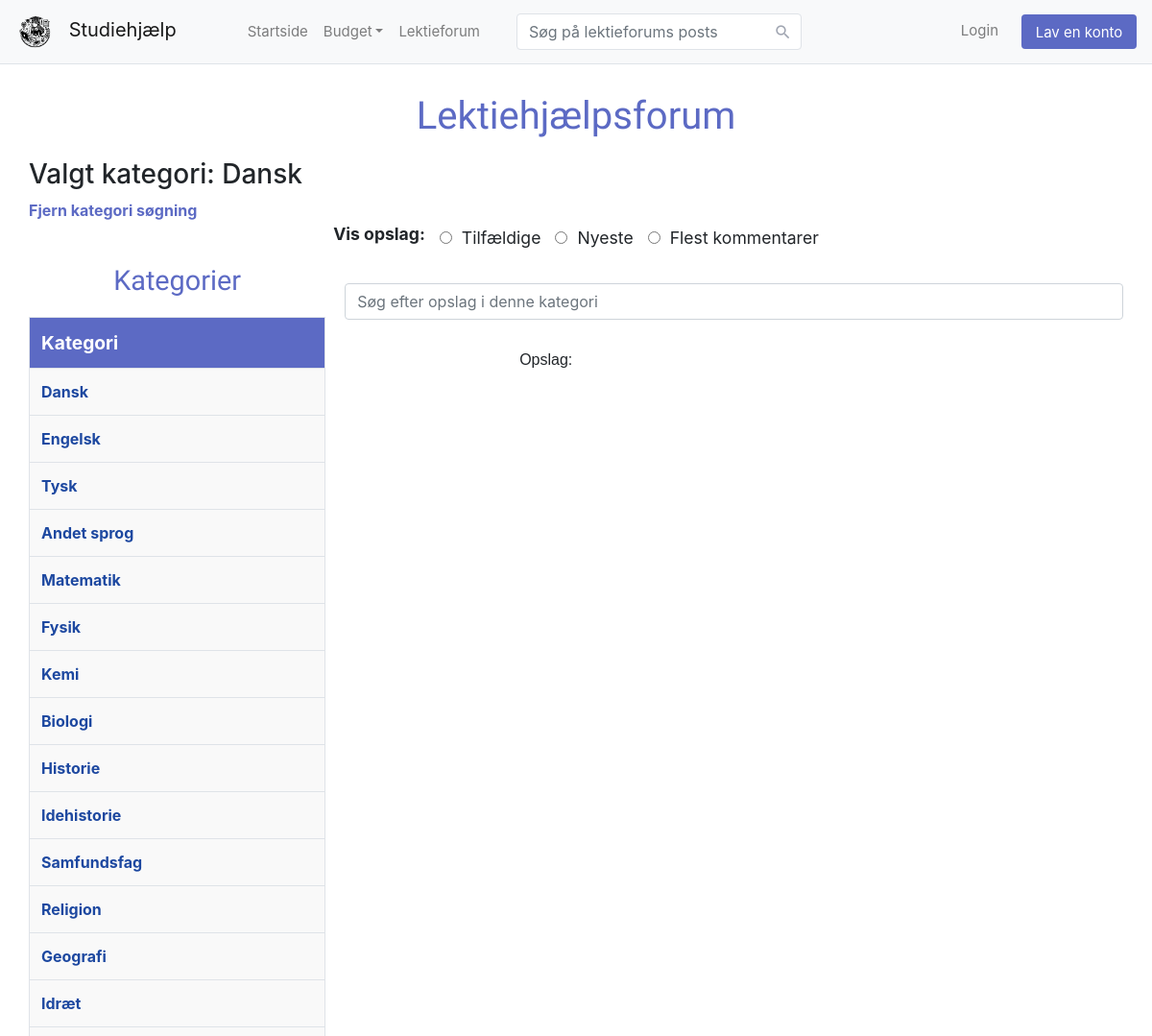
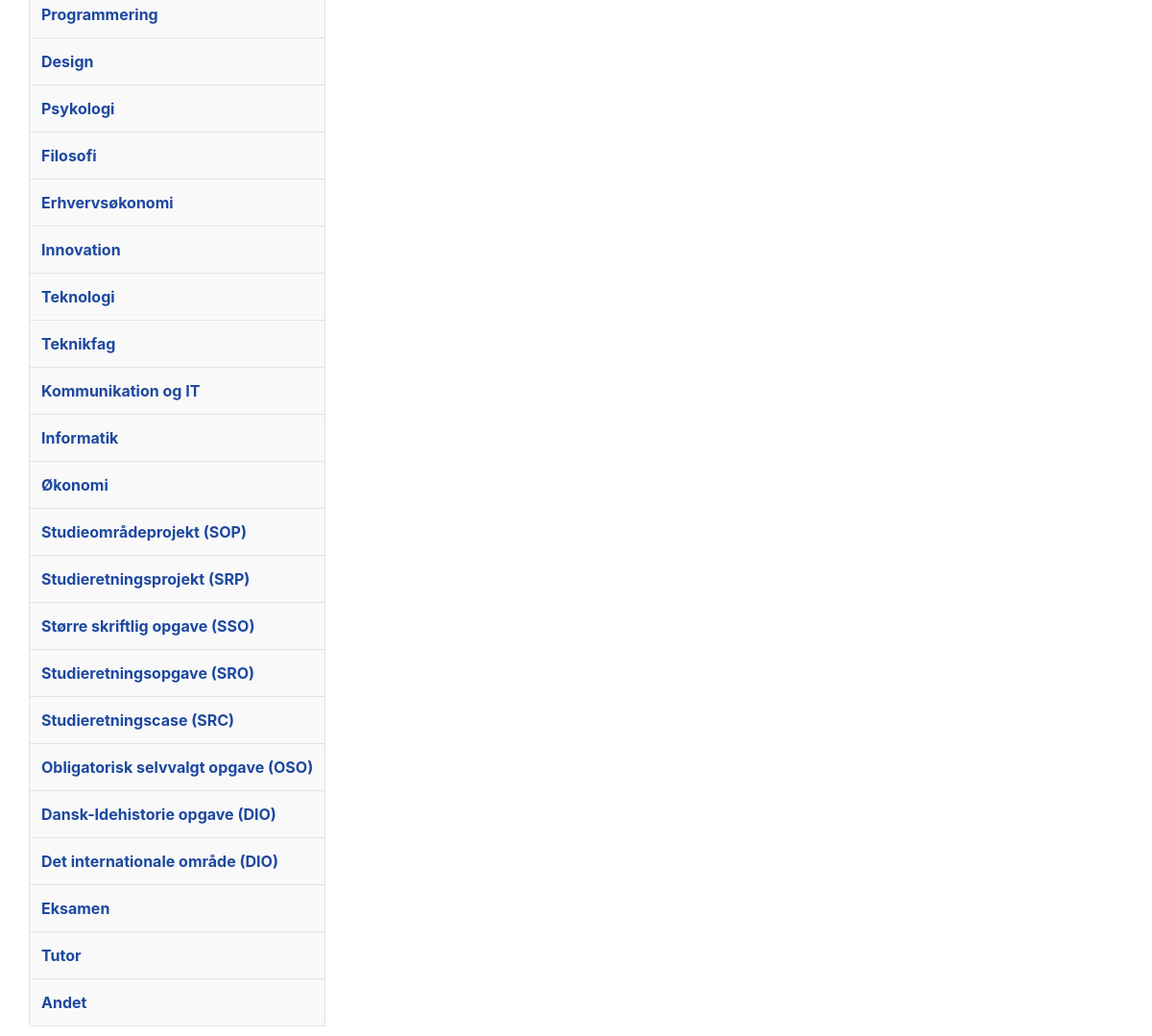
/lektiehjælp/Dansk, run on the app's committed database (2 pictures, top to bottom).
### tables this page shows
CREATE TABLE category (
    id          INTEGER NOT NULL,
    name        TEXT NOT NULL,
    PRIMARY KEY(id AUTOINCREMENT)
);

### app.py (the view)
@app.route("/lektiehjælp/<category>")
def lektiehjælp_category(category):
    search = request.args.get("search")
    searchcriteria = request.args.get("searchcriteria")
    if searchcriteria == "newest":
        order = "date DESC"
    elif searchcriteria == "popular":
        order = "comment_count DESC"
    else:
        order = "RANDOM()"
    if search and search != "None":
        where = "AND (message LIKE ? OR header LIKE ?)"
    else:
        where = ""
    conn = sqlite3.connect("database.db")
    conn.row_factory = sqlite3.Row
    cur = conn.cursor()
    rows = cur.execute("SELECT name FROM category")
    categories = [dict(row) for row in rows.fetchall()]
    rows = cur.execute(f"""SELECT publicMessages.id AS id, username, header, message, category.name AS category_name, picturename, date, people.grade AS grade,
                            (SELECT COUNT(*) FROM comments WHERE messageid = publicMessages.id) AS comment_count
                            FROM publicMessages JOIN people ON publicMessages.senderid = people.id JOIN category ON publicMessages.categoryid = category.id
                            WHERE category_name = ? {where} ORDER BY {order} LIMIT 20""", (category, f"%{search}%", f"%{search}%") if where else (category,))
    posts = [dict(row) for row in rows]
    conn.close()
    return render_template("lektiehjælp_category.html", posts=posts, categories=categories, category=category)

### app.py (called while the page is built)
@app.after_request
def after_request(response):
    response.headers["Cache-Control"] = "no-cache, no-store, must-revalidate"
    response.headers["Expires"] = 0
    response.headers["Pragma"] = "no-cache"
    return response

### templates/lektiehjælp_category.html (shortened to what this page needs)
{% extends "layout.html" %}
{% block body %}
    <div class="lektiehjælp">
        <h1>Lektiehjælpsforum</h1>
        <h3>Valgt kategori: {{ category }}</h3>
        <a href="/lektiehjælp">Fjern kategori søgning</a>
        <form action="/lektiehjælp/{{ category }}" method="get" style="margin-bottom: 10px;">
            <label>Vis opslag:</label>
            <input type="radio" name="searchcriteria" value="random" {% if request.args.get('searchcriteria') == 'random' %}checked{% endif %} onchange="this.form.submit()"> Tilfældige
            <input type="radio" name="searchcriteria" value="newest" {% if request.args.get('searchcriteria') == 'newest' %}checked{% endif %} onchange="this.form.submit()"> Nyeste
            <input type="radio" name="searchcriteria" value="popular" {% if request.args.get('searchcriteria') == 'popular' %}checked{% endif %} onchange="this.form.submit()"> Flest kommentarer
        </form>
        <div style="display: flex; align-items: flex-start; gap: 20px;">
            <div>
                <h2>Kategorier</h2>
                <table border="1">
                    <thead>
                        <tr>
                            <th>Kategori</th>
                        </tr>
                    </thead>
                    <tbody>
                        {% for cat in categories %}
                        <tr>
                            <td><a href="/lektiehjælp/{{ cat.name }}">{{ cat.name }}</a></td>
                        </tr>
                        {% endfor %}
                    </tbody>
                </table>
            </div>
            <div style="flex-grow: 1;">
                <form action="/lektiehjælp/{{ category }}" method="get" style="margin-bottom: 30px; text-align: center;">
                    <input autocomplete="off" type="text" class="form-control" name="search"
                        placeholder="Søg efter opslag i denne kategori"
                        value="{{ request.args.get('search') or '' }}">
                </form>
                <div class="posts-container" style="margin-top: 20px;">
                    {% include "posts.html" %}
                </div>
            </div>
        </div>
    </div>
{% endblock %}

### static/styles.css (style rules this page uses)
body { font-family: 'Varela Round', sans-serif; background-image: var(--body-bg); height: 100vh; margin: 0; display: block; }
.form-control { box-shadow: none; border-radius: 4px; }

### templates/posts.html (style rules this page uses)
.posts-container { width: 100%; max-width: 1600px; margin: auto; font-family: Arial, sans-serif; padding: 0 20px; }

### templates/lektiehjælp_category.html (style rules this page uses)
.lektiehjælp h1, .lektiehjælp h2 { color: #5c6ac4; font-family: 'Varela Round', sans-serif; text-align: center; margin-bottom: 20px; }
.lektiehjælp h1 { font-size: 2.5em; }
.lektiehjælp h2 { font-size: 1.8em; }
.lektiehjælp form { display: flex; justify-content: center; align-items: center; gap: 10px; font-size: 1.1em; }
.lektiehjælp form label { font-weight: bold; }
.lektiehjælp input[type="radio"] { margin-left: 5px; }
.lektiehjælp a { color: #5c6ac4; text-decoration: none; font-weight: bold; }
.lektiehjælp .posts-container { width: 80%; margin: 30px auto; }
.lektiehjælp table { width: 100%; border-collapse: collapse; margin-top: 20px; }
.lektiehjælp th, .lektiehjælp td { border: 1px solid #dfe3e8; padding: 12px; text-align: left; }
.lektiehjælp th { background-color: #5c6ac4; color: #fff; font-size: 1.2em; }
.lektiehjælp td { background-color: #f9f9f9; font-size: 1em; }
.lektiehjælp td a { color: #1D48A0; }

### data on the page
category: name "Dansk"
category: name "Engelsk"
category: name "Tysk"
category: name "Andet sprog"
category: name "Matematik"
category: name "Fysik"
category: name "Kemi"
category: name "Biologi"
category: name "Historie"
category: name "Idehistorie"
category: name "Samfundsfag"
category: name "Religion"
category: name "Geografi"
category: name "Idræt"
category: name "Programmering"
category: name "Design"
category: name "Psykologi"
category: name "Filosofi"
category: name "Erhvervsøkonomi"
category: name "Innovation"
category: name "Teknologi"
category: name "Teknikfag"
category: name "Kommunikation og IT"
category: name "Informatik"
category: name "Økonomi"
category: name "Studieområdeprojekt (SOP)"
category: name "Studieretningsprojekt (SRP)"
category: name "Større skriftlig opgave (SSO)"
category: name "Studieretningsopgave (SRO)"
category: name "Studieretningscase (SRC)"
category: name "Obligatorisk selvvalgt opgave (OSO)"
category: name "Dansk-Idehistorie opgave (DIO)"
category: name "Det internationale område (DIO)"
category: name "Eksamen"
category: name "Tutor"
category: name "Andet"
